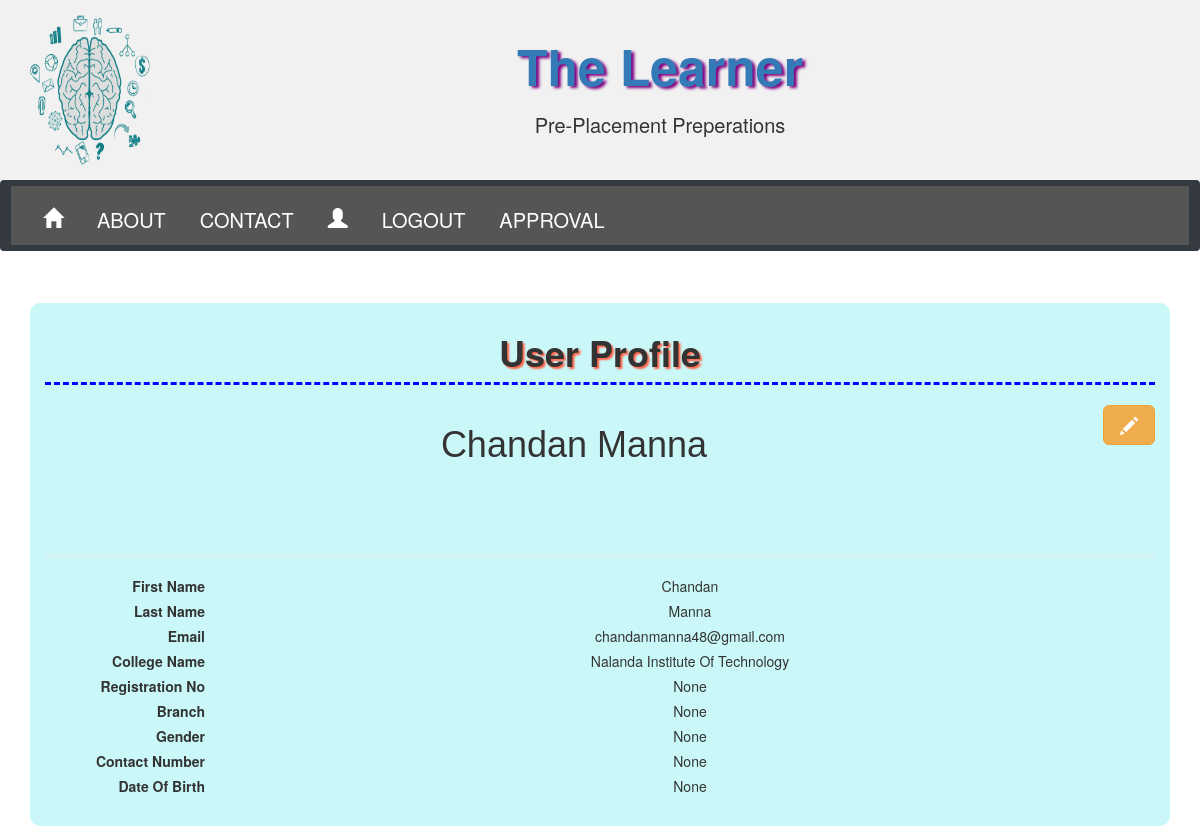
/accounts/profile (signed in), run on the app's committed database.
### accounts/models.py (models this page shows, shortened)
class Student(AbstractBaseUser,PermissionsMixin):
    email = models.EmailField(primary_key=True)
    first_name = models.CharField(max_length=40,null=True,blank=True)
    last_name = models.CharField(max_length=40,null=True,blank=True)
    gender = models.CharField(max_length=10,null=True,blank=True)
    phoneno = models.IntegerField(null=True,blank=True)
    dob = models.DateTimeField(blank=True,null=True)
    profile_image = models.FileField(upload_to='pics/',null=True,blank=True)
    college_name = models.CharField(max_length=50,default='Nalanda Institute Of Technology')
    branch = models.CharField(max_length=20,null=True,blank=True)
    regdno = models.IntegerField(null=True,blank=True)
    approved = models.BooleanField(default=False)
    date_of_join = models.DateTimeField(auto_now_add=True)
    date_of_approved = models.DateTimeField(null=True,blank=True)
    is_staff = models.BooleanField(default=True)
    is_active = models.BooleanField(default=True)
    USERNAME_FIELD = 'email'
    REQUIRED_FIELDS = []
    objects = UserManager()

### accounts/views.py (the view)
# urls.py: path('profile',views.profile,name='profile'),
def profile(request):
    return render(request,'profile.html')

### templates/profile.html (shortened to what this page needs)
{% extends 'base.html' %} {% load static %}{% block content %}
<div class="container text-center">
    <div style="border-bottom: 3px dashed blue;">
        <h1 style="font-weight: bold; text-shadow:2px 2px 2px tomato;">User Profile</h1>
    </div>
    <br> {% if user.is_authenticated and user.approved %}
    <a href="{% url 'edit_profile' %}" class="btn btn-lg btn-warning" style="float: right; "><span class="glyphicon glyphicon-pencil"></span></a> {% endif %}
    <h1 style="font-family:arial;">{{user.first_name}} {{user.last_name}}</h1>
    <br>
    <br>
    <br>
    <hr>
    <dl class="dl-horizontal">
        <dt>First Name</dt>
        <dd>{{user.first_name}}</dd>
        <dt>Last Name</dt>
        <dd>{{user.last_name}}</dd>
        <dt>Email</dt>
        <dd>{{user.email}}</dd>
        <dt>College Name</dt>
        <dd>{{user.college_name}}</dd>
        <dt>Registration No</dt>
        <dd>{{user.regdno}}</dd>
        <dt>Branch</dt>
        <dd>{{user.branch}}</dd>
        <dt>Gender</dt>
        <dd>{{user.gender}}</dd>
        <dt>Contact Number</dt>
        <dd>{{user.phoneno}}</dd>
        <dt>Date Of Birth</dt>
        <dd>{{user.dob}}</dd>
    </dl>
</div>
{% endblock %}

### accounts/static/css/base.css (style rules this page uses)
body { margin: 0; font-family: Arial, Helvetica, sans-serif; }
.container { background-color: rgb(202, 248, 248); padding: 10px; border-radius: 10px; }
h1 { margin: 0 0 20px 0; font-weight: 300; font-size: 28px; }

### data on the page
Student: first_name "Chandan", last_name "Manna", email "chandanmanna48@gmail.com", college_name "Nalanda Institute Of Technology", regdno "None", branch "None", gender "None", phoneno "None", dob "None"
